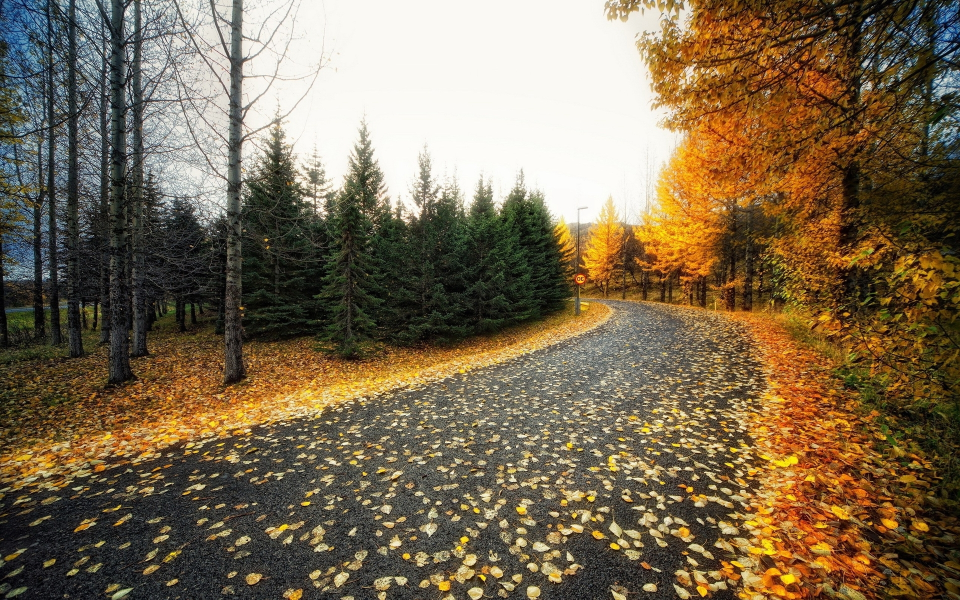
#> input picture tree.jpg, 1920 x 1200 px (shown at 1/2 size)
$ python cartoon.py
#> lines starting #> are read from the running program, lines starting #| are printed output that depends on the picture
import cv2
import numpy as np


img = cv2.imread("tree.jpg")
#> img is the input picture: shape (1200, 1920, 3); mean B, G, R 80.9, 106.2, 122.5
img = cv2.resize(img,(600,600))
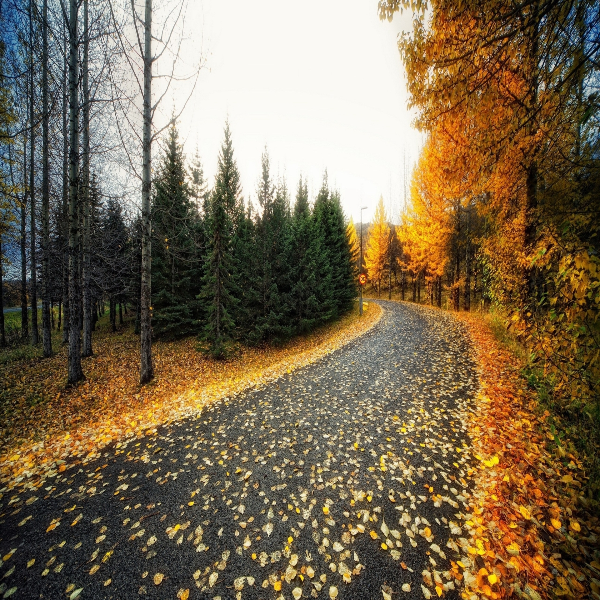
#> img: shape (600, 600, 3); mean B, G, R 80.9, 106.2, 122.5
cv2.imshow("Before",img)
for i in range(0,50):
    img = cv2.bilateralFilter(img,5,20,20)
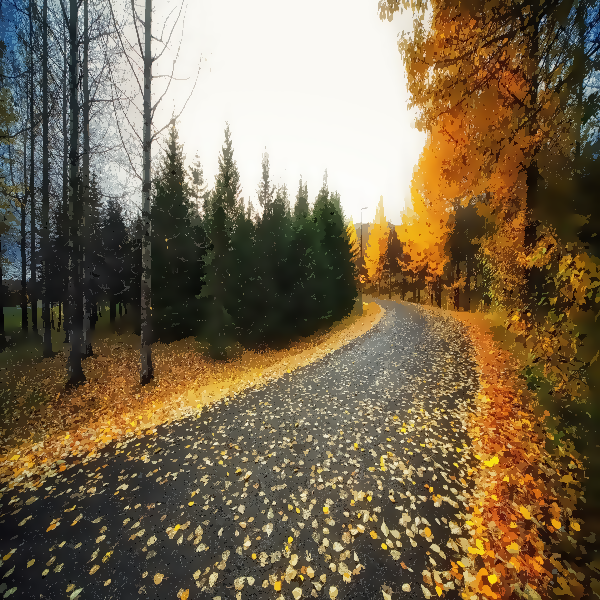
#> img: shape (600, 600, 3); mean B, G, R 80.6, 106, 122.2
cv2.imshow("After",img)
cv2.waitKey(0)

$ run again, with dude.jpeg copied over tree.jpg
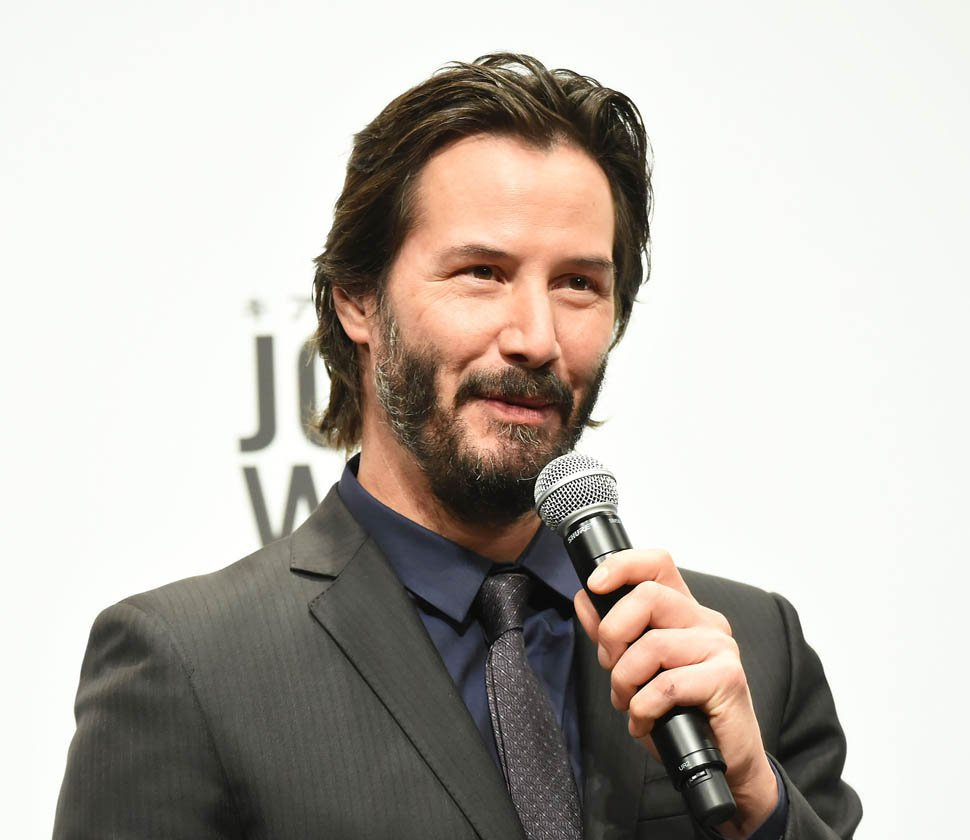
#> input picture dude.jpeg, 970 x 840 px
#> img is the input picture: shape (840, 970, 3); mean B, G, R 175.3, 182.1, 187.9
#> `img = cv2.resize(img,(600,600))`:
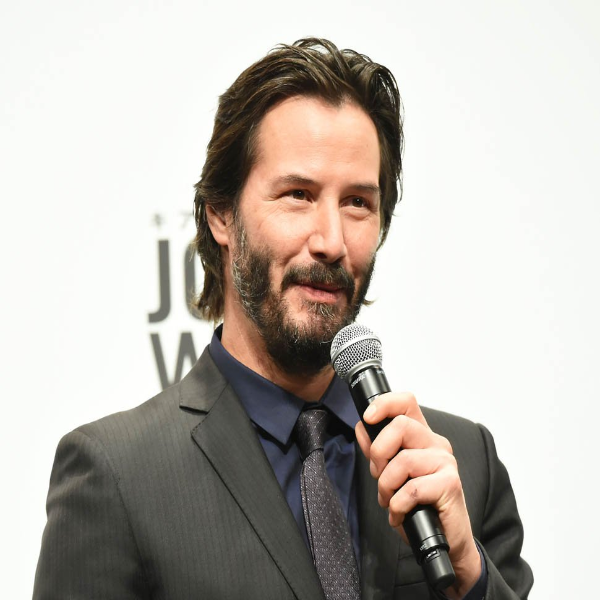
#> img: shape (600, 600, 3); mean B, G, R 175.2, 182, 187.8
